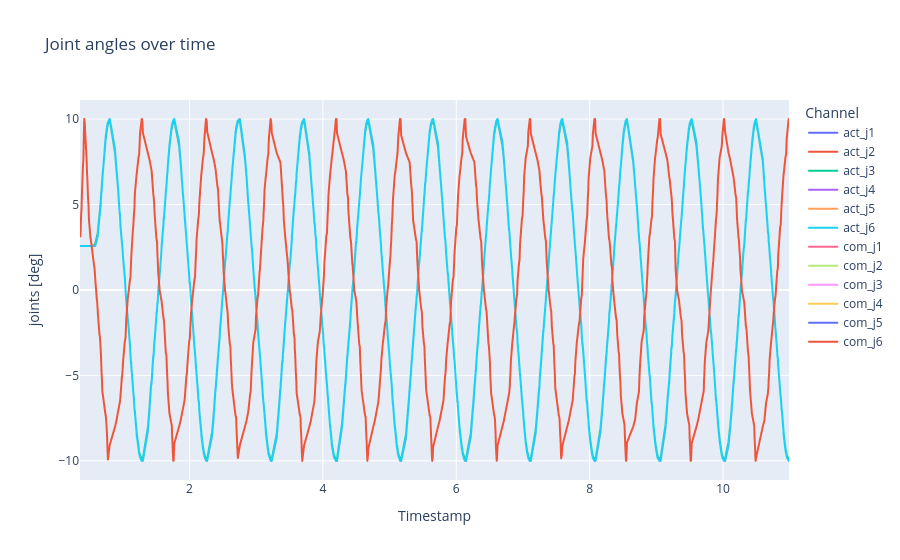

Notebook code for this chart:
### Markdown cell above
Joint angles over time

### Code cell
# 1) DataFrame anlegen
df = pd.DataFrame({
    'timestamp': timestamps,
    'act_j1': act_j[:, 0],
    'act_j2': act_j[:, 1],
    'act_j3': act_j[:, 2],
    'act_j4': act_j[:, 3],
    'act_j5': act_j[:, 4],
    'act_j6': act_j[:, 5],
    'com_j1': com_j[:, 0],
    'com_j2': com_j[:, 1],
    'com_j3': com_j[:, 2],
    'com_j4': com_j[:, 3],
    'com_j5': com_j[:, 4],
    'com_j6': com_j[:, 5]
})

# 1) In Long-Form umwandeln
df_long = df.melt(
    id_vars='timestamp',
    value_vars=df.columns[1:],
    var_name='Channel',
    value_name='joints [deg]'
)

# 2) Plot bauen
fig = px.line(
    df_long,
    x='timestamp',
    y='joints [deg]',
    color='Channel',
    title="Joint angles over time",
    labels={'timestamp': 'Timestamp'}
)

# 3) Achsen anpassen
fig.update_xaxes(
    tickformat="%H:%M:%S\n%d-%m-%Y",
)

fig.show()

### Figure 1 — Plotly figure (JSON) as saved in the notebook; plotly's stock layout.template omitted (floating-point values rounded to 4 significant figures; data arrays with more than 128 entries replaced by an {"elided": "..."} marker saying what was removed)
{"data": [{"hovertemplate": "Channel=act_j1<br>Timestamp=%{x}<br>joints [deg]=%{y}<extra></extra>", "legendgroup": "act_j1", "line": {"color": "#636efa", "dash": "solid"}, "marker": {"symbol": "circle"}, "mode": "lines", "name": "act_j1", "showlegend": true, "type": "scattergl", "x": {"elided": "895 float values"}, "xaxis": "x", "y": {"elided": "895 float values"}, "yaxis": "y"}, {"hovertemplate": "Channel=act_j2<br>Timestamp=%{x}<br>joints [deg]=%{y}<extra></extra>", "legendgroup": "act_j2", "line": {"color": "#EF553B", "dash": "solid"}, "marker": {"symbol": "circle"}, "mode": "lines", "name": "act_j2", "showlegend": true, "type": "scattergl", "x": {"elided": "895 float values"}, "xaxis": "x", "y": {"elided": "895 float values"}, "yaxis": "y"}, {"hovertemplate": "Channel=act_j3<br>Timestamp=%{x}<br>joints [deg]=%{y}<extra></extra>", "legendgroup": "act_j3", "line": {"color": "#00cc96", "dash": "solid"}, "marker": {"symbol": "circle"}, "mode": "lines", "name": "act_j3", "showlegend": true, "type": "scattergl", "x": {"elided": "895 float values"}, "xaxis": "x", "y": {"elided": "895 float values"}, "yaxis": "y"}, {"hovertemplate": "Channel=act_j4<br>Timestamp=%{x}<br>joints [deg]=%{y}<extra></extra>", "legendgroup": "act_j4", "line": {"color": "#ab63fa", "dash": "solid"}, "marker": {"symbol": "circle"}, "mode": "lines", "name": "act_j4", "showlegend": true, "type": "scattergl", "x": {"elided": "895 float values"}, "xaxis": "x", "y": {"elided": "895 float values"}, "yaxis": "y"}, {"hovertemplate": "Channel=act_j5<br>Timestamp=%{x}<br>joints [deg]=%{y}<extra></extra>", "legendgroup": "act_j5", "line": {"color": "#FFA15A", "dash": "solid"}, "marker": {"symbol": "circle"}, "mode": "lines", "name": "act_j5", "showlegend": true, "type": "scattergl", "x": {"elided": "895 float values"}, "xaxis": "x", "y": {"elided": "895 float values"}, "yaxis": "y"}, {"hovertemplate": "Channel=act_j6<br>Timestamp=%{x}<br>joints [deg]=%{y}<extra></extra>", "legendgroup": "act_j6", "line": {"color": "#19d3f3", "dash": "solid"}, "marker": {"symbol": "circle"}, "mode": "lines", "name": "act_j6", "showlegend": true, "type": "scattergl", "x": {"elided": "895 float values"}, "xaxis": "x", "y": {"elided": "895 float values"}, "yaxis": "y"}, {"hovertemplate": "Channel=com_j1<br>Timestamp=%{x}<br>joints [deg]=%{y}<extra></extra>", "legendgroup": "com_j1", "line": {"color": "#FF6692", "dash": "solid"}, "marker": {"symbol": "circle"}, "mode": "lines", "name": "com_j1", "showlegend": true, "type": "scattergl", "x": {"elided": "895 float values"}, "xaxis": "x", "y": {"elided": "895 float values"}, "yaxis": "y"}, {"hovertemplate": "Channel=com_j2<br>Timestamp=%{x}<br>joints [deg]=%{y}<extra></extra>", "legendgroup": "com_j2", "line": {"color": "#B6E880", "dash": "solid"}, "marker": {"symbol": "circle"}, "mode": "lines", "name": "com_j2", "showlegend": true, "type": "scattergl", "x": {"elided": "895 float values"}, "xaxis": "x", "y": {"elided": "895 float values"}, "yaxis": "y"}, {"hovertemplate": "Channel=com_j3<br>Timestamp=%{x}<br>joints [deg]=%{y}<extra></extra>", "legendgroup": "com_j3", "line": {"color": "#FF97FF", "dash": "solid"}, "marker": {"symbol": "circle"}, "mode": "lines", "name": "com_j3", "showlegend": true, "type": "scattergl", "x": {"elided": "895 float values"}, "xaxis": "x", "y": {"elided": "895 float values"}, "yaxis": "y"}, {"hovertemplate": "Channel=com_j4<br>Timestamp=%{x}<br>joints [deg]=%{y}<extra></extra>", "legendgroup": "com_j4", "line": {"color": "#FECB52", "dash": "solid"}, "marker": {"symbol": "circle"}, "mode": "lines", "name": "com_j4", "showlegend": true, "type": "scattergl", "x": {"elided": "895 float values"}, "xaxis": "x", "y": {"elided": "895 float values"}, "yaxis": "y"}, {"hovertemplate": "Channel=com_j5<br>Timestamp=%{x}<br>joints [deg]=%{y}<extra></extra>", "legendgroup": "com_j5", "line": {"color": "#636efa", "dash": "solid"}, "marker": {"symbol": "circle"}, "mode": "lines", "name": "com_j5", "showlegend": true, "type": "scattergl", "x": {"elided": "895 float values"}, "xaxis": "x", "y": {"elided": "895 float values"}, "yaxis": "y"}, {"hovertemplate": "Channel=com_j6<br>Timestamp=%{x}<br>joints [deg]=%{y}<extra></extra>", "legendgroup": "com_j6", "line": {"color": "#EF553B", "dash": "solid"}, "marker": {"symbol": "circle"}, "mode": "lines", "name": "com_j6", "showlegend": true, "type": "scattergl", "x": {"elided": "895 float values"}, "xaxis": "x", "y": {"elided": "895 float values"}, "yaxis": "y"}], "layout": {"legend": {"title": {"text": "Channel"}, "tracegroupgap": 0}, "title": {"text": "Joint angles over time"}, "xaxis": {"anchor": "y", "domain": [0, 1], "tickformat": "%H:%M:%S\n%d-%m-%Y", "title": {"text": "Timestamp"}}, "yaxis": {"anchor": "x", "domain": [0, 1], "title": {"text": "joints [deg]"}}}}
